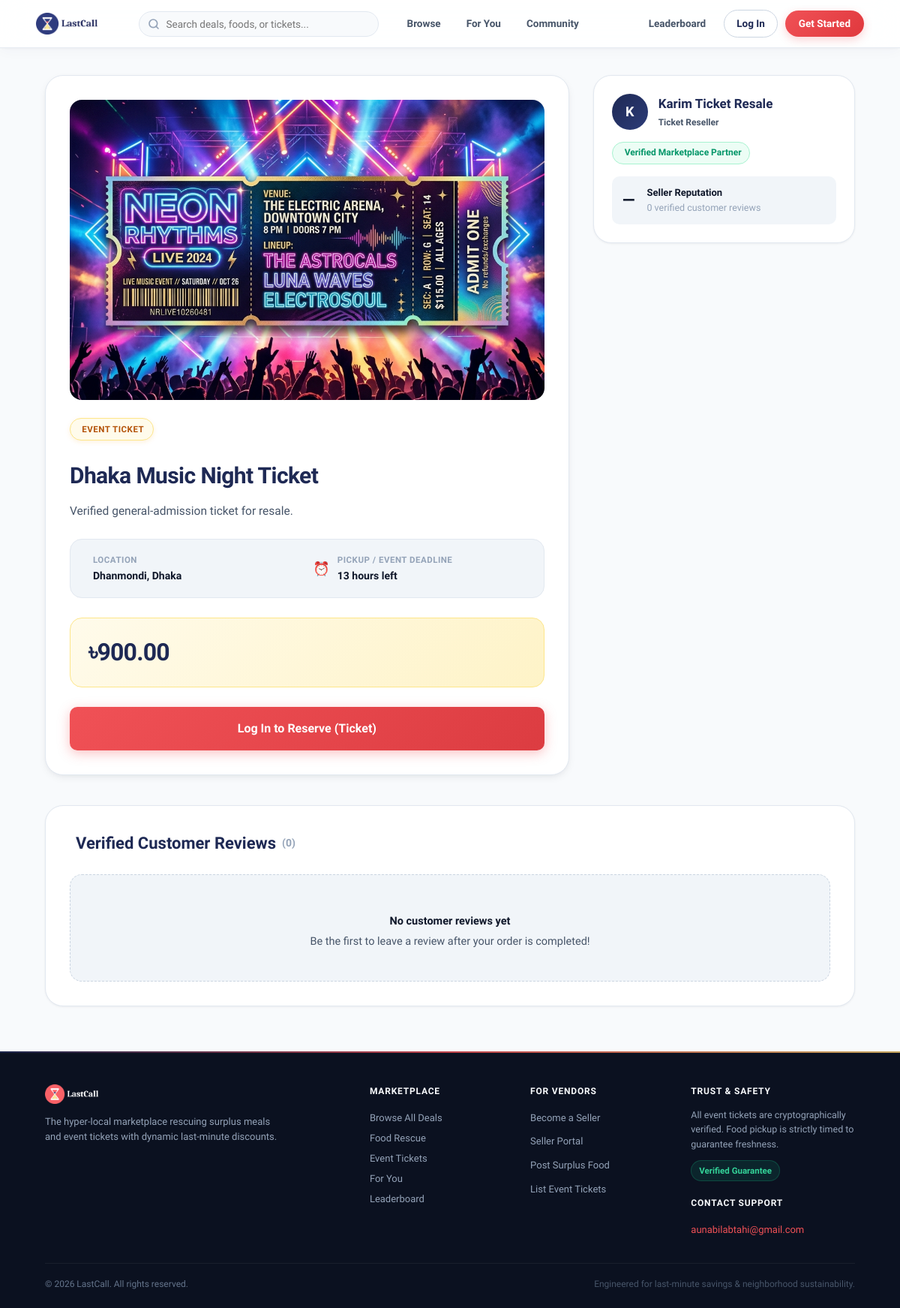
Page /listing.php?id=2 on the committed database.
### tables this page shows
CREATE TABLE listings (
    listing_id INT UNSIGNED AUTO_INCREMENT PRIMARY KEY,
    seller_id INT UNSIGNED NOT NULL,
    location_id INT UNSIGNED NOT NULL,

    listing_type ENUM('food', 'ticket') NOT NULL,
    title VARCHAR(200) NOT NULL,
    description TEXT NULL,
    image_url VARCHAR(255) NULL,

    original_price DECIMAL(10,2) NOT NULL,
    pickup_or_event_deadline DATETIME NOT NULL,

    listing_status ENUM(
        'draft',
        'active',
        'sold_out',
        'expired',
        'removed'
    ) NOT NULL DEFAULT 'draft',

    created_at TIMESTAMP DEFAULT CURRENT_TIMESTAMP,
    updated_at TIMESTAMP DEFAULT CURRENT_TIMESTAMP ON UPDATE CURRENT_TIMESTAMP,

    CONSTRAINT fk_listing_seller
        FOREIGN KEY (seller_id) REFERENCES users(user_id)
        ON DELETE RESTRICT,

    CONSTRAINT fk_listing_location
        FOREIGN KEY (location_id) REFERENCES locations(location_id)
        ON DELETE RESTRICT,

    INDEX idx_listing_search (
        listing_type,
        listing_status,
        pickup_or_event_deadline
    ),

    INDEX idx_listing_seller (seller_id)
);

CREATE TABLE locations (
    location_id INT UNSIGNED AUTO_INCREMENT PRIMARY KEY,
    city VARCHAR(100) NOT NULL,
    area VARCHAR(100) NOT NULL,
    address_line VARCHAR(255) NULL,
    created_at TIMESTAMP DEFAULT CURRENT_TIMESTAMP,

    INDEX idx_location_city_area (city, area)
);

CREATE TABLE seller_profiles (
    seller_profile_id INT UNSIGNED AUTO_INCREMENT PRIMARY KEY,
    user_id INT UNSIGNED NOT NULL UNIQUE,

    seller_type ENUM(
        'food_business',
        'event_organizer',
        'individual_ticket_seller'
    ) NOT NULL,

    business_name VARCHAR(150) NULL,
    verification_document VARCHAR(255) NULL,

    verification_status ENUM('pending', 'approved', 'rejected') NOT NULL DEFAULT 'pending',
    verified_by INT UNSIGNED NULL,
    verified_at DATETIME NULL,
    rejection_reason VARCHAR(255) NULL,

    created_at TIMESTAMP DEFAULT CURRENT_TIMESTAMP,
    updated_at TIMESTAMP DEFAULT CURRENT_TIMESTAMP ON UPDATE CURRENT_TIMESTAMP,

    CONSTRAINT fk_seller_user
        FOREIGN KEY (user_id) REFERENCES users(user_id)
        ON DELETE CASCADE,

    CONSTRAINT fk_seller_verified_by
        FOREIGN KEY (verified_by) REFERENCES users(user_id)
        ON DELETE SET NULL
);

### includes/auth.php (called while the page is built, shortened)
<?php
function isLoggedIn(): bool {
    return isset($_SESSION["user_id"]);
}

### listing.php (the view, shortened to what this page needs)
<?php
require_once __DIR__ . "/config/database.php";
require_once __DIR__ . "/includes/auth.php";
$listingId = (int) ($_GET["id"] ?? 0);
$listingQuery = $pdo->prepare("
    SELECT
        l.listing_id,
        l.seller_id,
        l.listing_type,
        l.title,
        l.description,
        l.original_price,
        l.pickup_or_event_deadline,
        l.image_url,
        loc.city,
        loc.area,
        f.food_category,
        f.quantity_available,
        f.pickup_start_at,
        t.ticket_id,
        t.current_owner_id AS ticket_owner_id,
        COALESCE((
            SELECT dr.discount_percent
            FROM discount_rules dr
            WHERE dr.listing_id = l.listing_id
              AND dr.threshold_minutes >= TIMESTAMPDIFF(
                  MINUTE, NOW(), l.pickup_or_event_deadline
              )
            ORDER BY dr.threshold_minutes ASC
            LIMIT 1
        ), 0) AS discount_percent,
        TIMESTAMPDIFF(MINUTE, NOW(), l.pickup_or_event_deadline) AS minutes_left,
        sp.business_name AS seller_business_name,
        sp.seller_type,
        sp.verification_status AS seller_verification_status
    FROM listings l
    JOIN locations loc ON loc.location_id = l.location_id
    LEFT JOIN food_listing_details f ON f.listing_id = l.listing_id
    LEFT JOIN ticket_listings tl ON tl.listing_id = l.listing_id
    LEFT JOIN tickets t ON t.ticket_id = tl.ticket_id
    LEFT JOIN seller_profiles sp ON sp.user_id = l.seller_id
    WHERE l.listing_id = ?
      AND l.listing_status = 'active'
      AND l.pickup_or_event_deadline > NOW()
      AND (
          (l.listing_type = 'food' AND f.quantity_available > 0)
          OR (
              l.listing_type = 'ticket'
              AND t.verification_status = 'verified'
              AND t.availability_status = 'available'
          )
      )
    LIMIT 1
");
$listingQuery->execute([$listingId]);
$listing = $listingQuery->fetch(PDO::FETCH_ASSOC);
if (!function_exists("e")) {
    function e(string $value): string {
        return htmlspecialchars($value, ENT_QUOTES, "UTF-8");
    }
}
$sellerStats = ["average_rating" => 0.0, "review_count" => 0];
$sellerReviews = [];
if ($listing) {
    $sellerId = (int) $listing["seller_id"];
    $statsStmt = $pdo->prepare("
        SELECT average_rating, review_count
        FROM view_seller_analytics
        WHERE seller_id = ?
        LIMIT 1
    ");
    $statsStmt->execute([$sellerId]);
    $fetchedStats = $statsStmt->fetch(PDO::FETCH_ASSOC);
    if ($fetchedStats) {
        $sellerStats = $fetchedStats;
    }
    $reviewsStmt = $pdo->prepare("
        SELECT review_id, buyer_name, rating, review_text, created_at, item_title
        FROM view_listing_reviews
        WHERE seller_id = ?
        ORDER BY created_at DESC
        LIMIT 6
    ");
    $reviewsStmt->execute([$sellerId]);
    $sellerReviews = $reviewsStmt->fetchAll(PDO::FETCH_ASSOC);
} else {
    http_response_code(404);
    $pageTitle = "Listing Not Found | LastCall";
}
require_once __DIR__ . "/includes/header.php";
?>
<main class="container">
    <?php if (!$listing): ?>
        <div class="review-empty-state" style="margin: 60px auto; max-width: 600px;">
            <div class="empty-icon"></div>
            <h2 style="color: var(--brand-navy); margin-bottom: 8px;">Listing Not Available</h2>
            <p>This listing may have expired, sold out, or been removed by the seller.</p>
            <div style="margin-top: 20px;">
                <a href="index.php" class="btn-demo-action studio-btn" style="display: inline-block;">
                    &larr; Return to Marketplace
                </a>
            </div>
        </div>
    <?php else: ?>
        <?php
            $discount = (float) $listing["discount_percent"];
            $basePrice = (float) $listing["original_price"];
            $currentPrice = $basePrice * (1 - ($discount / 100));
            $isFood = $listing["listing_type"] === "food";
            $minutesLeft = (int) $listing["minutes_left"];
            $timeLeft = $minutesLeft <= 60
                ? $minutesLeft . " minutes left"
                : ceil($minutesLeft / 60) . " hours left";
            $sellerName = $listing["seller_business_name"] ?: "Verified Seller";
            $isOwnListing = isLoggedIn() && (
                ($isFood && (int) $_SESSION["user_id"] === (int) $listing["seller_id"]) ||
                (!$isFood && (int) $_SESSION["user_id"] === (int) $listing["ticket_owner_id"])
            );
        ?>
        <div class="detail-layout">
            <section class="detail-card">
                <?php if (!empty($listing["image_url"])): ?>
                    <img src="<?= e($listing["image_url"]) ?>" alt="<?= e($listing["title"]) ?>" style="width: 100%; max-height: 400px; object-fit: cover; border-radius: var(--radius-lg); margin-bottom: 1.5rem; display: block;">
                <?php endif; ?>
                <span class="badge <?= $isFood ? "" : "ticket" ?>">
                    <?= $isFood ? "️ Food Rescue" : "️ Event Ticket" ?>
                </span>
                <h1><?= e($listing["title"]) ?></h1>
                <p class="detail-description"><?= nl2br(e($listing["description"] ?? "No description provided for this listing.")) ?></p>
                <div class="detail-meta-grid">
                    <div class="detail-meta-item">
                        <div>
                            <span class="meta-label">Location</span>
                            <?= e($listing["area"]) ?>, <?= e($listing["city"]) ?>
                        </div>
                    </div>
                    <div class="detail-meta-item">
                        <span class="meta-icon">⏰</span>
                        <div>
                            <span class="meta-label">Pickup / Event Deadline</span>
                            <span style="<?= $minutesLeft <= 60 ? 'color: var(--brand-coral); font-weight: 800;' : '' ?>">
                                <?= e($timeLeft) ?>
                            </span>
                        </div>
                    </div>
                </div>
                <div class="detail-price-box">
                    <div class="detail-price-left">
                        <div class="detail-current-price">
                            ৳<?= number_format($currentPrice, 2) ?>
                        </div>
                    </div>
                </div>
                <div class="detail-actions">
                    <?php if ($isFood && isLoggedIn() && !$isOwnListing): ?>
                        <a class="btn-reserve-cta" href="reserve_food.php?listing_id=<?= (int) $listing["listing_id"] ?>">
                            <span>Reserve Food for 5 Minutes</span>
                        </a>
                    <?php elseif (!$isFood && isLoggedIn() && !$isOwnListing): ?>
                        <a class="btn-reserve-cta" href="reserve_ticket.php?listing_id=<?= (int) $listing["listing_id"] ?>">
                            <span>️ Reserve Ticket for 5 Minutes</span>
                        </a>
                    <?php elseif ($isOwnListing): ?>
                        <div class="alert alert-info" style="margin: 0; text-align: center;">
                            ℹ️ You are the owner of this listing. You cannot reserve your own listing.
                        </div>
                    <?php else: ?>
                        <a class="btn-reserve-cta" href="login.php">
                            <span>Log In to Reserve (<?= $isFood ? 'Food' : 'Ticket' ?>)</span>
                        </a>
                    <?php endif; ?>
                </div>
            </section>
            <aside class="seller-reputation-card">
                <div class="seller-reputation-header">
                    <div class="seller-avatar-circle">
                        <?= mb_strtoupper(mb_substr($sellerName, 0, 1)) ?>
                    </div>
                    <div class="seller-title-wrap">
                        <h3><?= e($sellerName) ?></h3>
                        <div class="seller-type-tag">
                            <?php
                                $typeMap = [
                                    "food_business" => "Food Vendor",
                                    "individual_ticket_seller" => "Ticket Reseller",
                                    "event_organizer" => "Event Organizer"
                                ];
                                echo e($typeMap[$listing["seller_type"] ?? ""] ?? "Verified Merchant");
                            ?>
                        </div>
                    </div>
                </div>
                <?php if (($listing["seller_verification_status"] ?? "") === "approved"): ?>
                    <div class="seller-verified-badge">
                        <span>️</span> Verified Marketplace Partner
                    </div>
                <?php endif; ?>
                <div class="seller-reputation-stats">
                    <div class="seller-rating-num">
                        <?= (float) $sellerStats["average_rating"] > 0 ? number_format((float) $sellerStats["average_rating"], 1) : "—" ?>
                    </div>
                    <div>
                        <div style="font-weight: 700; font-size: 13px; color: var(--text-primary);">
                            Seller Reputation
                        </div>
                        <div class="seller-reviews-count">
                            <?= (int) $sellerStats["review_count"] ?> verified customer <?= (int) $sellerStats["review_count"] === 1 ? 'review' : 'reviews' ?>
                        </div>
                    </div>
                </div>
            </aside>
        </div>
        <section class="reviews-section-card">
            <div class="reviews-section-header">
                <h2>
                    <span></span> Verified Customer Reviews
                    <span style="font-size: 14px; font-weight: 600; color: var(--text-muted);">
                        (<?= count($sellerReviews) ?>)
                    </span>
                </h2>
            </div>
            <?php if (count($sellerReviews) > 0): ?>
                <div class="reviews-cards-grid">
                    <?php foreach ($sellerReviews as $review): ?>
                        <div class="review-card-item">
                            <div>
                                <div class="review-card-top">
                                    <div class="review-stars-gold">
                                        <?php
                                            $rating = (int) $review["rating"];
                                            echo str_repeat("", $rating) . str_repeat("", 5 - $rating);
                                        ?>
                                    </div>
                                    <span class="review-date-badge">
                                        <?= date("d M Y", strtotime($review["created_at"])) ?>
                                    </span>
                                </div>
                                <div class="review-quote" style="margin-top: 10px;">
                                    "<?= e($review["review_text"] ?: "Great experience and rescued food quality!") ?>"
                                </div>
                            </div>
                            <div class="review-author-meta">
                                <span class="review-buyer-name">
                                    <?= e($review["buyer_name"]) ?>
                                </span>
                                <?php if (!empty($review["item_title"])): ?>
                                    <span class="review-item-name" title="<?= e($review["item_title"]) ?>">
                                        <?= e($review["item_title"]) ?>
                                    </span>
                                <?php endif; ?>
                            </div>
                        </div>
                    <?php endforeach; ?>
                </div>
            <?php else: ?>
                <div class="review-empty-state">
                    <p style="font-weight: 600; color: var(--text-primary); margin-bottom: 4px;">No customer reviews yet</p>
                    <p>Be the first to leave a review after your order is completed!</p>
                </div>
            <?php endif; ?>
        </section>
    <?php endif; ?>
</main>
<?php require_once __DIR__ . "/includes/footer.php"; ?>

### rows in the picture
listings: image_url (picture), title "Dhaka Music Night Ticket", description "Verified general-admission ticket for resale.", location.area "Dhanmondi", location.city "Dhaka", original_price "900.00", seller_profiles.business_name "K", seller_profiles.business_name "Karim Ticket Resale", seller_profiles.seller_type "Ticket Reseller"

### other values in the picture
$timeLeft "13 hours left"
$sellerStats["review_count"] "0"
count($sellerReviews) "0"
